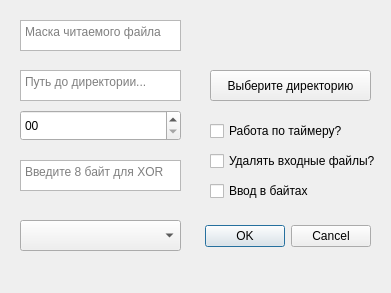
<?xml version="1.0" encoding="UTF-8"?>
<ui version="4.0">
 <class>SettingsModal</class>
 <widget class="QDialog" name="SettingsModal">
  <property name="geometry">
   <rect>
    <x>0</x>
    <y>0</y>
    <width>391</width>
    <height>293</height>
   </rect>
  </property>
  <property name="windowTitle">
   <string>Dialog</string>
  </property>
  <widget class="QDialogButtonBox" name="buttonBox">
   <property name="geometry">
    <rect>
     <x>30</x>
     <y>220</y>
     <width>341</width>
     <height>32</height>
    </rect>
   </property>
   <property name="orientation">
    <enum>Qt::Orientation::Horizontal</enum>
   </property>
   <property name="standardButtons">
    <set>QDialogButtonBox::StandardButton::Cancel|QDialogButtonBox::StandardButton::Ok</set>
   </property>
  </widget>
  <widget class="QCheckBox" name="sourceDelete">
   <property name="geometry">
    <rect>
     <x>210</x>
     <y>150</y>
     <width>171</width>
     <height>22</height>
    </rect>
   </property>
   <property name="text">
    <string>Удалять входные файлы?</string>
   </property>
  </widget>
  <widget class="QComboBox" name="repeatMode">
   <property name="geometry">
    <rect>
     <x>20</x>
     <y>220</y>
     <width>161</width>
     <height>31</height>
    </rect>
   </property>
   <property name="toolTip">
    <string>Выберите режим сохранения файла при повторении имени в целевой директории</string>
   </property>
   <property name="placeholderText">
    <string>При повторении имени</string>
   </property>
  </widget>
  <widget class="QCheckBox" name="timeBased">
   <property name="geometry">
    <rect>
     <x>210</x>
     <y>120</y>
     <width>151</width>
     <height>22</height>
    </rect>
   </property>
   <property name="text">
    <string>Работа по таймеру?</string>
   </property>
  </widget>
  <widget class="QTextEdit" name="xorTextBox">
   <property name="geometry">
    <rect>
     <x>20</x>
     <y>160</y>
     <width>161</width>
     <height>31</height>
    </rect>
   </property>
   <property name="toolTip">
    <string>Введите 8 байт для операции XOR над подаваемым файлом</string>
   </property>
   <property name="placeholderText">
    <string>Введите 8 байт для XOR</string>
   </property>
  </widget>
  <widget class="QTimeEdit" name="checkTimer">
   <property name="geometry">
    <rect>
     <x>20</x>
     <y>110</y>
     <width>161</width>
     <height>31</height>
    </rect>
   </property>
   <property name="toolTip">
    <string>Таймер принимает значения в секундах от 0 до 59 включительно</string>
   </property>
   <property name="currentSection">
    <enum>QDateTimeEdit::Section::SecondSection</enum>
   </property>
   <property name="displayFormat">
    <string>ss</string>
   </property>
   <property name="time">
    <time>
     <hour>0</hour>
     <minute>0</minute>
     <second>0</second>
    </time>
   </property>
  </widget>
  <widget class="QTextEdit" name="fileMaskBox">
   <property name="geometry">
    <rect>
     <x>20</x>
     <y>20</y>
     <width>161</width>
     <height>31</height>
    </rect>
   </property>
   <property name="toolTip">
    <string>Ввод маски осуществляется без точки(пример &quot;txt&quot;)</string>
   </property>
   <property name="placeholderText">
    <string>Маска читаемого файла</string>
   </property>
  </widget>
  <widget class="QPushButton" name="dirChoiceButton">
   <property name="geometry">
    <rect>
     <x>210</x>
     <y>70</y>
     <width>161</width>
     <height>31</height>
    </rect>
   </property>
   <property name="toolTip">
    <string>Данная кнопка вызывает модальное окно выбора директории для сохранения файлов</string>
   </property>
   <property name="text">
    <string>Выберите директорию</string>
   </property>
  </widget>
  <widget class="QTextEdit" name="pathToRead">
   <property name="geometry">
    <rect>
     <x>20</x>
     <y>70</y>
     <width>161</width>
     <height>31</height>
    </rect>
   </property>
   <property name="readOnly">
    <bool>true</bool>
   </property>
   <property name="placeholderText">
    <string>Путь до директории...</string>
   </property>
  </widget>
  <widget class="QCheckBox" name="byteEntryCb">
   <property name="geometry">
    <rect>
     <x>210</x>
     <y>180</y>
     <width>351</width>
     <height>22</height>
    </rect>
   </property>
   <property name="toolTip">
    <string>Ввод в байтовой шестнадцатеричной форме(символы от 0 до f. Регистронезависимо.)</string>
   </property>
   <property name="text">
    <string>Ввод в байтах</string>
   </property>
  </widget>
 </widget>
 <resources/>
 <connections>
  <connection>
   <sender>buttonBox</sender>
   <signal>accepted()</signal>
   <receiver>SettingsModal</receiver>
   <slot>accept()</slot>
   <hints>
    <hint type="sourcelabel">
     <x>248</x>
     <y>254</y>
    </hint>
    <hint type="destinationlabel">
     <x>157</x>
     <y>274</y>
    </hint>
   </hints>
  </connection>
  <connection>
   <sender>buttonBox</sender>
   <signal>rejected()</signal>
   <receiver>SettingsModal</receiver>
   <slot>reject()</slot>
   <hints>
    <hint type="sourcelabel">
     <x>316</x>
     <y>260</y>
    </hint>
    <hint type="destinationlabel">
     <x>286</x>
     <y>274</y>
    </hint>
   </hints>
  </connection>
 </connections>
</ui>
